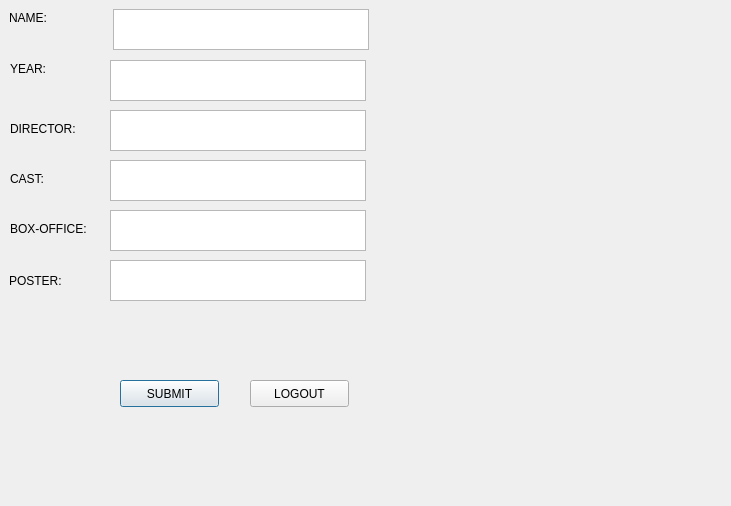
<?xml version="1.0" encoding="UTF-8"?>
<ui version="4.0">
 <class>admin_page</class>
 <widget class="QDialog" name="admin_page">
  <property name="geometry">
   <rect>
    <x>0</x>
    <y>0</y>
    <width>731</width>
    <height>506</height>
   </rect>
  </property>
  <property name="windowTitle">
   <string>Dialog</string>
  </property>
  <widget class="QLabel" name="label">
   <property name="geometry">
    <rect>
     <x>9</x>
     <y>9</y>
     <width>47</width>
     <height>17</height>
    </rect>
   </property>
   <property name="text">
    <string>NAME:</string>
   </property>
  </widget>
  <widget class="QLabel" name="label_2">
   <property name="geometry">
    <rect>
     <x>10</x>
     <y>60</y>
     <width>41</width>
     <height>17</height>
    </rect>
   </property>
   <property name="text">
    <string>YEAR:</string>
   </property>
  </widget>
  <widget class="QLabel" name="label_3">
   <property name="geometry">
    <rect>
     <x>10</x>
     <y>120</y>
     <width>75</width>
     <height>17</height>
    </rect>
   </property>
   <property name="text">
    <string>DIRECTOR:</string>
   </property>
  </widget>
  <widget class="QLabel" name="label_4">
   <property name="geometry">
    <rect>
     <x>10</x>
     <y>170</y>
     <width>40</width>
     <height>17</height>
    </rect>
   </property>
   <property name="text">
    <string>CAST:</string>
   </property>
  </widget>
  <widget class="QLabel" name="label_5">
   <property name="geometry">
    <rect>
     <x>10</x>
     <y>220</y>
     <width>89</width>
     <height>17</height>
    </rect>
   </property>
   <property name="text">
    <string>BOX-OFFICE:</string>
   </property>
  </widget>
  <widget class="QLabel" name="label_7">
   <property name="geometry">
    <rect>
     <x>9</x>
     <y>272</y>
     <width>59</width>
     <height>17</height>
    </rect>
   </property>
   <property name="text">
    <string>POSTER:</string>
   </property>
  </widget>
  <widget class="QPlainTextEdit" name="name">
   <property name="geometry">
    <rect>
     <x>113</x>
     <y>9</y>
     <width>256</width>
     <height>41</height>
    </rect>
   </property>
  </widget>
  <widget class="QPlainTextEdit" name="year">
   <property name="geometry">
    <rect>
     <x>110</x>
     <y>60</y>
     <width>256</width>
     <height>41</height>
    </rect>
   </property>
  </widget>
  <widget class="QPlainTextEdit" name="director">
   <property name="geometry">
    <rect>
     <x>110</x>
     <y>110</y>
     <width>256</width>
     <height>41</height>
    </rect>
   </property>
  </widget>
  <widget class="QPlainTextEdit" name="cast">
   <property name="geometry">
    <rect>
     <x>110</x>
     <y>160</y>
     <width>256</width>
     <height>41</height>
    </rect>
   </property>
  </widget>
  <widget class="QPlainTextEdit" name="boxoffice">
   <property name="geometry">
    <rect>
     <x>110</x>
     <y>210</y>
     <width>256</width>
     <height>41</height>
    </rect>
   </property>
  </widget>
  <widget class="QPlainTextEdit" name="poster">
   <property name="geometry">
    <rect>
     <x>110</x>
     <y>260</y>
     <width>256</width>
     <height>41</height>
    </rect>
   </property>
  </widget>
  <widget class="QPushButton" name="submit">
   <property name="geometry">
    <rect>
     <x>120</x>
     <y>380</y>
     <width>99</width>
     <height>27</height>
    </rect>
   </property>
   <property name="text">
    <string>SUBMIT</string>
   </property>
  </widget>
  <widget class="QPushButton" name="logout">
   <property name="geometry">
    <rect>
     <x>250</x>
     <y>380</y>
     <width>99</width>
     <height>27</height>
    </rect>
   </property>
   <property name="text">
    <string>LOGOUT</string>
   </property>
  </widget>
 </widget>
 <resources/>
 <connections/>
</ui>
